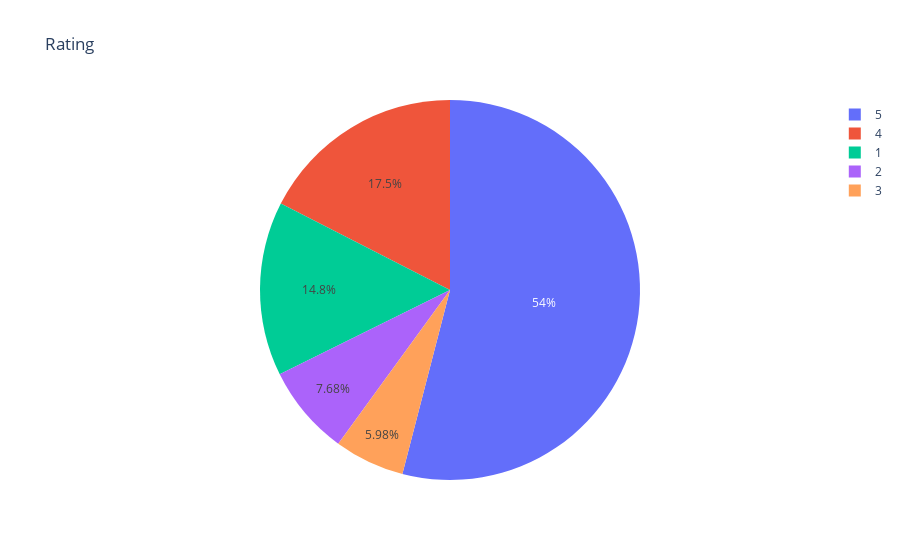

Write notebook code for a chart like this one.
### Code cell
import plotly.express as px
values = new_df['Rating'].value_counts()
ids = new_df['Rating'].unique().tolist()
fig = px.pie(df, values = values, names = ids, title = 'Rating')
fig.show()

### Figure 1 — Plotly figure (JSON) as saved in the notebook; plotly's stock layout.template omitted (floating-point values rounded to 4 significant figures)
{"data": [{"domain": {"x": [0, 1], "y": [0, 1]}, "hovertemplate": "label=%{label}<br>value=%{value}<extra></extra>", "labels": [5, 4, 1, 2, 3], "legendgroup": "", "name": "", "showlegend": true, "type": "pie", "values": [223605, 72350, 61392, 31765, 24728]}], "layout": {"legend": {"tracegroupgap": 0}, "title": {"text": "Rating"}}}
